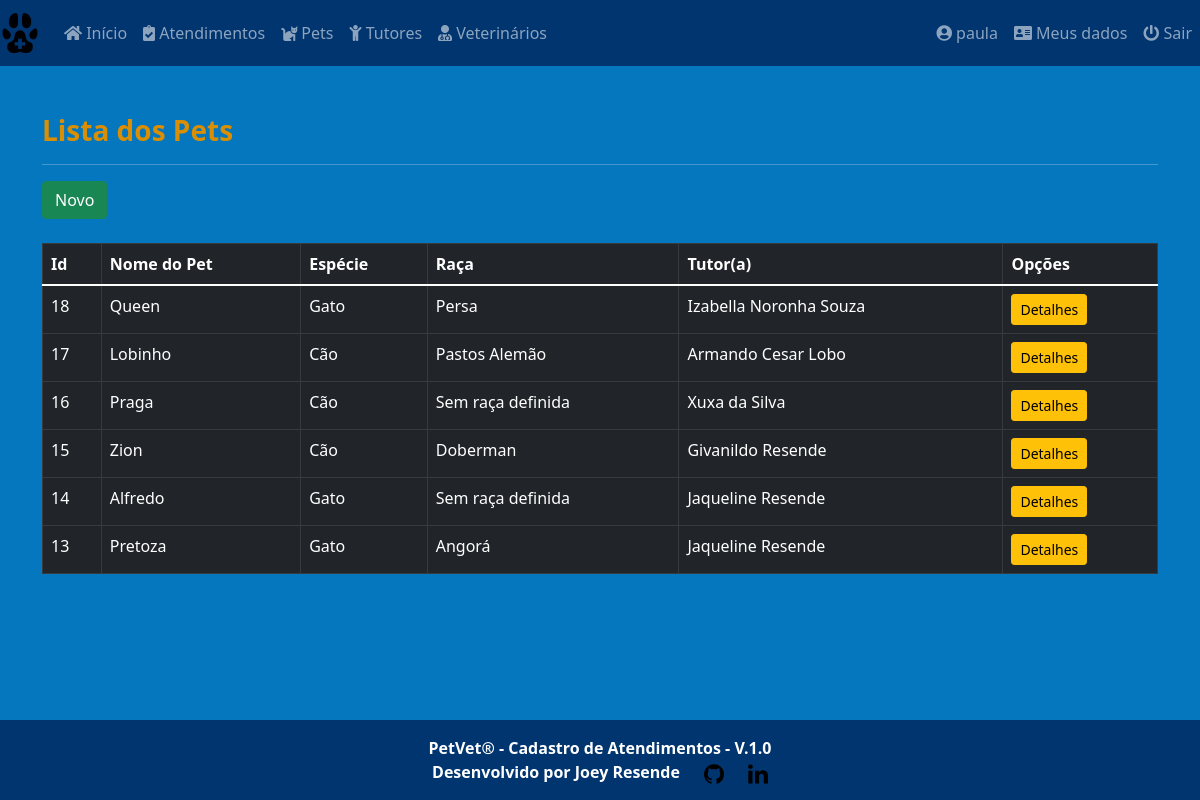
Page /core/pets/ (signed in) on the earlier database version.
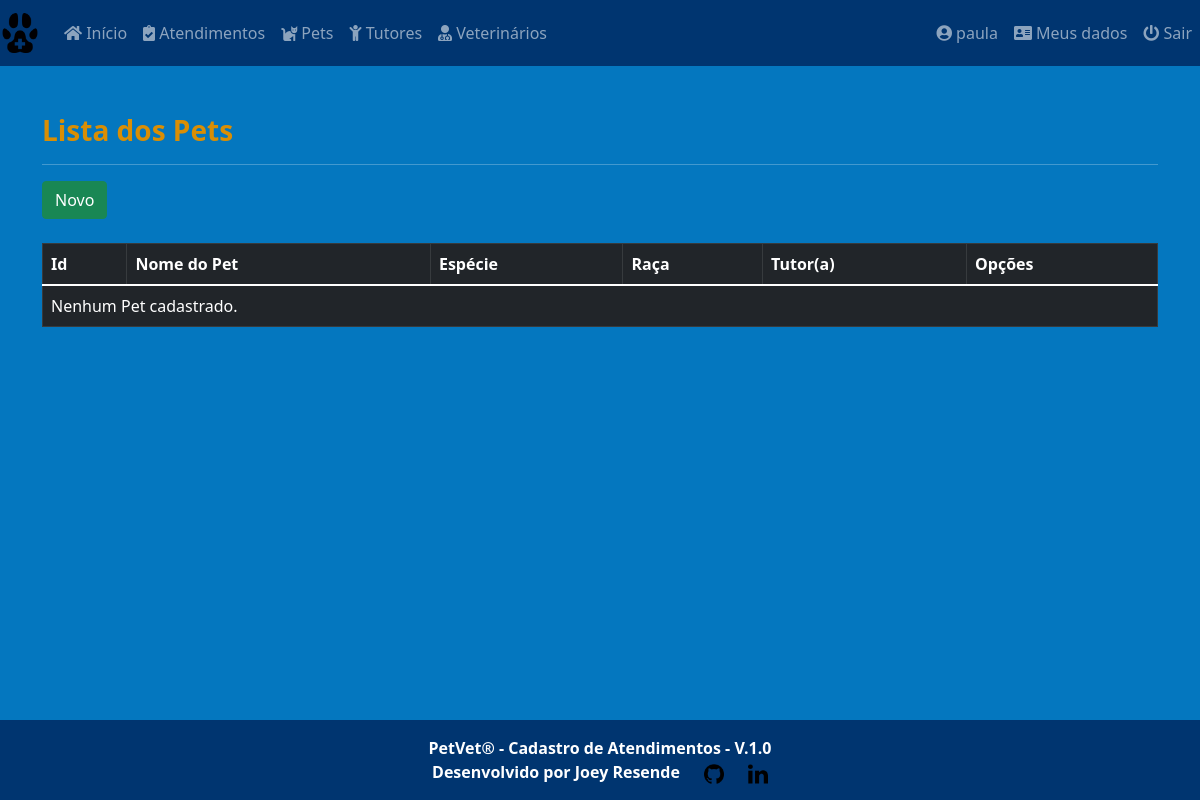
Same page on the later database version.
### core/models.py (models this page shows, shortened)
class Pets(models.Model):
    id = models.AutoField(primary_key=True)
    pet_name = models.CharField(
        max_length=30, verbose_name='Nome do Pet')
    species = models.CharField(
        max_length=20, verbose_name='Espécie')
    breed = models.CharField(
        max_length=30, verbose_name='Raça')
    gender = models.CharField(
        max_length=5, choices=sex_status, verbose_name='Genêro')
    date_of_birth = models.DateField(
        null=True, blank=True, verbose_name='Data de Nascimento')
    castrated = models.CharField(
        max_length=3, choices=castrated_status, default='N', verbose_name='Castrado?')
    weight = models.DecimalField(
        max_digits=6, decimal_places=3, verbose_name='Peso')
    tutor_name = models.ForeignKey(
        'Tutor', on_delete=models.PROTECT, null=True, verbose_name="Nome do Tutor")
    class Meta:
        ordering = ['-id']

class Tutor(models.Model):
    tutor_name = models.CharField(
        max_length=30, verbose_name='Nome do Tutor')
    cpf = models.CharField(max_length=14, null=True,
                           verbose_name='CPF')
    phone = models.CharField(max_length=15, null=True,
                             verbose_name='Telefone')
    email = models.EmailField(max_length=254, verbose_name='Email')
    cep = models.CharField(max_length=9, verbose_name='Cep')
    street = models.CharField(max_length=40, verbose_name='Rua')
    number = models.IntegerField(verbose_name='Numero')
    district = models.CharField(max_length=40, verbose_name='Bairro')
    city = models.CharField(
        max_length=40, default='Petrolina', verbose_name='Cidade')
    state = models.CharField(
        max_length=40, default='Pernambuco', verbose_name='Estado')
    class Meta:
        ordering = ['tutor_name']
    def __str__(self):
        return self.tutor_name

### core/views.py (the view)
# urls.py: path('pets/', PetList.as_view(), name='pets'),
class PetList(LoginRequiredMixin, ListView):
    login_url = reverse_lazy('login')
    model = Pets
    template_name = 'core/pet_list.html'

### core/templates/core/pet_list.html (shortened to what this page needs)
{% extends 'core/base_model.html' %}
{% load static %}
{% block content %}
<h3><strong>Lista dos Pets</strong></h3>
<hr>
<a href="{% url 'pet_new' %}" class="btn btn-success btn">Novo</a><br><br>
<div class="table-responsive">
  <table class="table table-bordered table-hover table-dark" id="pet_table">
    <thead class="thead-dark">
      <tr>
        <th>Id</th>
        <th>Nome do Pet</th>
        <th>Espécie</th>
        <th>Raça</th>
        <th>Tutor(a)</th>
        <th>Opções</th>
      </tr>
    </thead>
    <tbody>
      {% for each in object_list %}
      <tr>
        <td>{{ each.id }}</td>
        <td>{{ each.pet_name }}</td>
        <td>{{ each.species }}</td>
        <td>{{ each.breed }}</td>
        <td>{{ each.tutor_name }}</td>
        <td>
          <a href="{% url 'pet_detail' each.pk %}" class="btn btn-warning btn-sm">Detalhes</a>
        </td>
      </tr>
      {% empty %}
      <tr>
        <td colspan="6">Nenhum Pet cadastrado.</td>
      </tr>
      {% endfor %}
    </tbody>
  </table>
</div>
{% endblock %}

Differences in the rows shown:
removed Pets: id "18", pet_name "Queen", species "Gato", breed "Persa", tutor_name "Izabella Noronha Souza"
removed Pets: id "17", pet_name "Lobinho", species "Cão", breed "Pastos Alemão", tutor_name "Armando Cesar Lobo"
removed Pets: id "16", pet_name "Praga", species "Cão", breed "Sem raça definida", tutor_name "Xuxa da Silva"
removed Pets: id "15", pet_name "Zion", species "Cão", breed "Doberman", tutor_name "Givanildo Resende"
removed Pets: id "14", pet_name "Alfredo", species "Gato", breed "Sem raça definida", tutor_name "Jaqueline Resende"
removed Pets: id "13", pet_name "Pretoza", species "Gato", breed "Angorá", tutor_name "Jaqueline Resende"
Other differences:
text now shown: "Nenhum Pet cadastrado."
